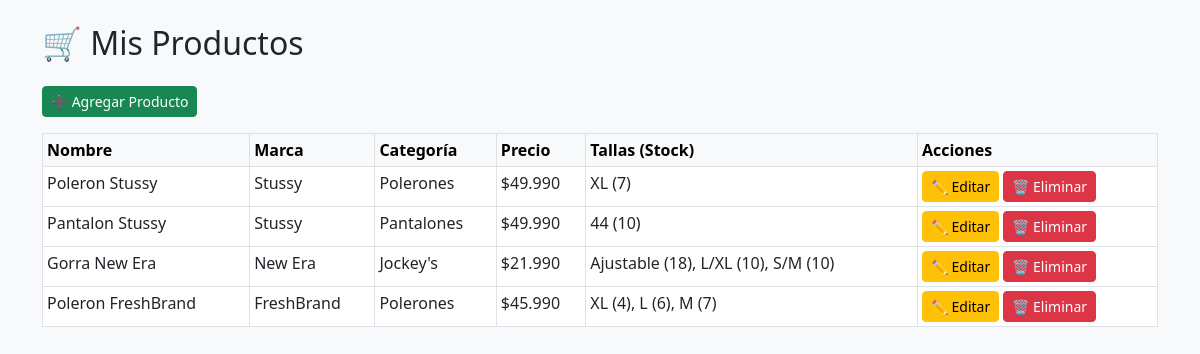
The page /views/products/index.php (signed in) on the database its author committed.
### tables this page shows
CREATE TABLE `products` (
  `id` int(11) NOT NULL,
  `user_id` int(11) DEFAULT NULL,
  `name` varchar(100) DEFAULT NULL,
  `price` decimal(10,2) DEFAULT NULL,
  `created_at` timestamp NOT NULL DEFAULT current_timestamp(),
  `brand_id` int(11) DEFAULT NULL,
  `category_id` int(11) DEFAULT NULL
);

CREATE TABLE `brands` (
  `id` int(11) NOT NULL,
  `name` varchar(100) NOT NULL
);

CREATE TABLE `categories` (
  `id` int(11) NOT NULL,
  `name` varchar(100) NOT NULL
);

### views/products/index.php (the view, shortened to what this page needs)
<?php
require_once '../../config/database.php';
$user_id = $_SESSION['user']['id'];
$stmt = $pdo->prepare("SELECT p.*, b.name as brand_name, c.name as category_name
    FROM products p
    LEFT JOIN brands b ON p.brand_id = b.id
    LEFT JOIN categories c ON p.category_id = c.id
    WHERE p.user_id = ?");
$stmt->execute([$user_id]);
$products = $stmt->fetchAll();
$product_ids = array_column($products, 'id');
$tallas_map = [];
if (!empty($product_ids)) {
    $placeholders = implode(',', array_fill(0, count($product_ids), '?'));
    $talla_stmt = $pdo->prepare("
        SELECT ps.product_id, s.label, ps.stock
        FROM product_sizes ps
        JOIN sizes s ON ps.size_id = s.id
        WHERE ps.product_id IN ($placeholders)
    ");
    $talla_stmt->execute($product_ids);
    foreach ($talla_stmt->fetchAll() as $row) {
        $tallas_map[$row['product_id']][] = "{$row['label']} ({$row['stock']})";
    }
}
?>
<!DOCTYPE html>
<html lang="es">
<head>
    <link href="https://cdn.jsdelivr.net/npm/bootstrap@5.3.0/dist/css/bootstrap.min.css" rel="stylesheet">
</head>
<body class="bg-light">
<div class="container py-4">
    <h2 class="mb-4">🛒 Mis Productos</h2>
    <a href="create.php" class="btn btn-success btn-sm mb-3">➕ Agregar Producto</a>
    <table class="table table-bordered table-hover table-sm">
        <thead class="table-light">
            <tr>
                <th>Nombre</th>
                <th>Marca</th>
                <th>Categoría</th>
                <th>Precio</th>
                <th>Tallas (Stock)</th>
                <th>Acciones</th>
            </tr>
        </thead>
        <tbody>
            <?php foreach ($products as $product): ?>
            <tr>
                <td><?= htmlspecialchars($product['name']) ?></td>
                <td><?= htmlspecialchars($product['brand_name']) ?></td>
                <td><?= htmlspecialchars($product['category_name']) ?></td>
                <td>$<?= number_format($product['price'], 0, ',', '.') ?></td>
                <td>
                    <?php
                        $tallas = $tallas_map[$product['id']] ?? [];
                        echo implode(', ', $tallas);
                    ?>
                </td>
                <td>
                    <a href="edit.php?id=<?= $product['id'] ?>" class="btn btn-warning btn-sm">✏️ Editar</a>
                    <a href="../../controllers/DeleteProduct.php?id=<?= $product['id'] ?>" class="btn btn-danger btn-sm" onclick="return confirm('¿Seguro que querís borrar esta wea?')">🗑️ Eliminar</a>
                </td>
            </tr>
            <?php endforeach; ?>
        </tbody>
    </table>
</div>
</body>
</html>

### rows shown on the page
products: name "Poleron Stussy", brand.name "Stussy", category.name "Polerones", price "49.990", id "XL (7)"
products: name "Pantalon Stussy", brand.name "Stussy", category.name "Pantalones", price "49.990", id "44 (10)"
products: name "Gorra New Era", brand.name "New Era", category.name "Jockey's", price "21.990", id "Ajustable (18), L/XL (10), S/M (10)"
products: name "Poleron FreshBrand", brand.name "FreshBrand", category.name "Polerones", price "45.990", id "XL (4), L (6), M (7)"
